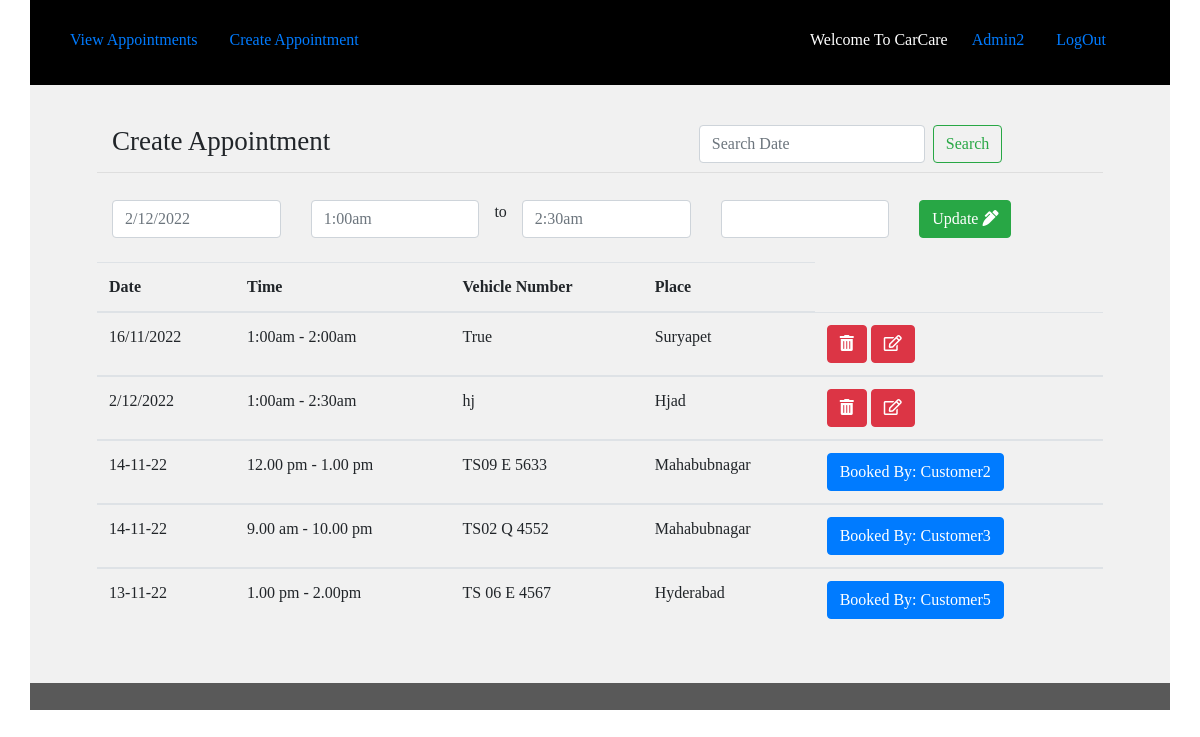
Page /teacher/create_appointment/update/16/ (signed in) on the committed database.
### adminapp/models.py (models this page shows, shortened)
class Appointment(models.Model):
	user=models.ForeignKey(settings.AUTH_USER_MODEL,blank=True, null=True,on_delete=models.DO_NOTHING)
	date=models.CharField(max_length=50)
	time_start=models.CharField(max_length=50)
	time_end=models.CharField(max_length=50)
	vechilenum=models.CharField(max_length=50)
	appointment_with=models.CharField(max_length=50,blank=True)
	update_time=models.DateField(auto_now=True, auto_now_add=False)
	frist_time=models.DateField(auto_now=False, auto_now_add=True)
	place = models.CharField(max_length=61)

### adminapp/views.py (the view)
# urls.py: path('create_appointment/update/<int:id>/', teacher_appointment_update,name='teacher_appointment_update'),
def teacher_appointment_update(request,id):
	group_name=Group.objects.all().filter(user = request.user)# get logget user grouped name
	group_name=str(group_name[0]) # convert to string
	if "Admin" == group_name:
		user_name=request.user.get_username()#Getting Username
		appointment_list = Appointment.objects.all().order_by("-id").filter(user=request.user)
		q=request.GET.get("q") #search start
		if q:
			appointment_list=appointment_list.filter(date__icontains=q)
		else:
			appointment_list = appointment_list #search end
		single_appointment=ingle_appointment= Appointment.objects.get(id=id)
		form = AppointmentForm(request.POST or None, instance=single_appointment)
		if form.is_valid():
			    saving=form.save(commit=False)
			    saving.user=request.user
			    saving.save()
			    messages.success(request, 'Post Created Sucessfully')
			    return redirect('http://127.0.0.1:8000/teacher/create_appointment/')
		appointments= {
		    "query": appointment_list,
		    "user_name":user_name,
		    "form":form,
		}
		return render(request, 'admin_appointment_update.html', appointments )
	else:
		return redirect('http://127.0.0.1:8000/')

### adminapp/forms.py
class AppointmentForm(forms.ModelForm):
	class Meta:
		model=Appointment
		fields=[
		    "date",
		    "time_start",
		    "time_end",
		    "place",
		    "appointment_with"
		]

### templates/admin_appointment_update.html (shortened to what this page needs)
{% extends 'common_admin.html' %}
{% block common_admin %}
   <div class="student">
           <div class="container">
          <div class="row min-height">
              <div class="col-sm-12">
                            <div class="row main_boder">
                                <div class="col-sm-7">
                                     <h3 class="appointmnet_list">Create Appointment</h3>
                                </div>
                                <div class="col-sm-5">
                                      <form class="form-inline my-2 my-lg-0" method="GET" action="">
                                          <input class="form-control mr-sm-2" type="text" name="q" placeholder="Search Date" placeholder="Search With Name" aria-label="Search">
                                          <button class="btn btn-outline-success my-2 my-sm-0" type="submit" value="Search">Search</button>
                                       </form>
                                </div>
                            </div>
                          <form method="POST" action="">{% csrf_token %}
                               <div class="row" id="datepairExample">
                                  <div class="col">
                                    <input type="text" class="form-control date start"  name="{{form.date.name}}" required id="id_{{form.date.name}}" placeholder="{{form.date.value}}">
                                  </div>
                                  <div class="col">
                                    <input type="text" class="form-control time start" name="{{form.time_start.name}}" required id="id_{{form.time_start.name}}" required placeholder="{{form.time_start.value}}">
                                  </div> to
                                  <div class="col">
                                    <input type="text" class="form-control time end" name="{{form.time_end.name}}" required id="id_{{form.time_end.name}}" required placeholder="{{form.time_end.value}}">
                                  </div>
                                  <div class="col">
                                    <input type="text" class="form-control" name="{{form.room_number.name}}" required id="id_{{form.room_number.name}}" required placeholder="{{form.room_number.value}}">
                                  </div>
                                  <div class="col">
                                    <button type="submit" class="btn btn-success">Update <i class="fas fa-pen-alt"></i></button>
                                  </div>
                                </div>
                             </form>
                             <br>
      </div>
                             <table class="table">
                                       <thead>
                                        <tr>
                                            <th scope="col">Date</th>
                                            <th scope="col">Time</th>
                                            <th scope="col">Vehicle Number</th>
                                            <th scope="col">Place</th>
                                        </tr>
                                      </thead>{% for appoint in query %}
                                      {% if appoint.appointment_with != '' %}
                                      <tbody>
                                        <tr>
                                          <td>{{appoint.date}}</td>
                                          <td>{{appoint.time_start}} - {{appoint.time_end}}</td>
                                          <td>{{appoint.vechilenum}}</td>
                                            <td>{{appoint.place}}</td>
                                          <td><button title="Already booked, Not editable" type="button" class="btn btn-primary">Booked By: {{appoint.appointment_with}}</button></td>
                                        </tr>
                                      </tbody>{% endif %}
                                      {% if appoint.appointment_with == '' %}
                                      <tbody>
                                        <tr>
                                          <td>{{appoint.date}}</td>
                                          <td>{{appoint.time_start}} - {{appoint.time_end}}</td>
                                          <td>{{appoint.vechilenum}}</td>
                                            <td>{{appoint.place}}</td>
                                          <td><a href='{% url "appointment_delete" id=appoint.id %}'><button type="submit" class="btn btn-danger"><i class="fas fa-trash-alt"></i></button></a> <a href='{% url "teacher_appointment_update" id=appoint.id %}'><button type="submit" class="btn btn-danger"><i class="far fa-edit"></i></button></a></td>
                                        </tr>
                                      </tbody>{% endif %}
                                      {% endfor %}
                              </table>
              </div>
          </div>
      </div>
      <div class="footer">
           <div class="container">
          <div class="row">
              <div class="col-sm-12">
              </div>
          </div>
      </div>
      </div>
{% endblock common_admin %}

### templates/common_admin.html
{% extends 'common.html' %}
{% block body %}
   <div class="container ">
   	<div class="row studnet_nav">
   	             <div class="col-sm-8">
						     <ul class="nav nav-pills">
								  <li class="nav-item">
								    <a class="nav-link" href='{% url "teacher_home"%}'>View Appointments</a>
								  </li>
								  <li class="nav-item">
								    <a class="nav-link" href='{% url "teacher_appointment_list"%}'>Create Appointment</a>
								  </li>
							  </ul>
                  </div>
                 <div class="col-sm-4">
					     <ul class="nav nav-pills">
							  <li class="nav-item">
							    <p>Welcome To CarCare </p>
							  </li>
							  <li class="nav-item">
							    <a class="nav-link" href="#">{{user_name}}</a>
							  </li>
							  <li class="nav-item">
							    <a class="nav-link" href='{% url "logout"%}'>LogOut</a>
							  </li>
						  </ul>
	       		 </div>
	  </div>
    </div>
    {% block common_admin %}
    {% endblock common_admin %}
{% endblock %}

### static/css/style.css (style rules this page uses)
.login { height: 723px; }
.row.studnet_nav { background: hsl(0, 0%, 16%); PADDING: 5PX; }
.row.studnet_nav { background: black; color: white; padding: 9px; padding-top: 20px; }
h3.appointmnet_list { padding: 19px 0px 10px 0px; font-weight: normal; font-size: 27px; }
.student .row { background: #f1f1f1; }
body { font-family: cursive;!important }
.footer .row { background: #595959; text-align: center; font-size: 14px; color: white; padding: 13px; }
li.nav-item p { padding: 8px; }
h3.appointmnet_list { padding: 19px 0px 6px 0px; margin-bottom: 27px; font-weight: normal; font-size: 27px; }
.min-height h3.appointmnet_list { padding: 0px 0px 6px 0px; margin-bottom: 9px; font-weight: normal; font-size: 27px; }
.row.min-height { background: #f1f1f1; padding: 20px 67px 36px 67px; }
.row.main_boder { margin-bottom: 27px; border-bottom: 1px solid #00000014; }
.row.min-height { background: #f1f1f1; padding: 40px 67px 36px 67px; min-height: 591px; }
.main_boder { border-bottom: 1px solid #00000014; }

### rows in the picture
Appointment: date "2/12/2022", time_start "1:00am", time_end "2:30am", vechilenum "hj", place "Hjad"
Appointment: date "16/11/2022", time_start "1:00am", time_end "2:00am", vechilenum "True", place "Suryapet"
Appointment: date "14-11-22", time_start "12.00 pm", time_end "1.00 pm", vechilenum "TS09 E 5633", place "Mahabubnagar", appointment_with "Customer2"
Appointment: date "14-11-22", time_start "9.00 am", time_end "10.00 pm", vechilenum "TS02 Q 4552", place "Mahabubnagar", appointment_with "Customer3"
Appointment: date "13-11-22", time_start "1.00 pm", time_end "2.00pm", vechilenum "TS 06 E 4567", place "Hyderabad", appointment_with "Customer5"

### other values in the picture
{{ user_name }} "Admin2"
